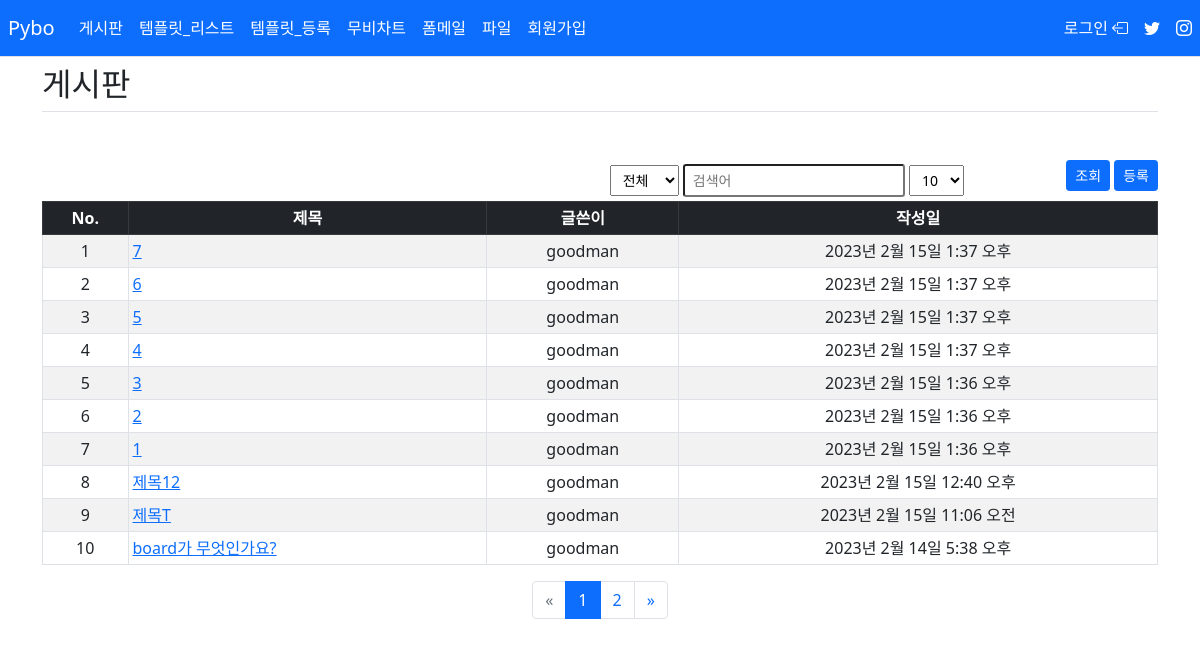
/board/, run on the app's committed database.
### board/models.py (models this page shows)
class Board(models.Model):
    id = models.AutoField(db_column='id', primary_key=True)
    subject = models.CharField(max_length=200)# 글자수 제한
    content = models.TextField() #글자수 제한이 없는 경우
    create_date = models.DateTimeField() #날짜 + 시간
    author = models.ForeignKey(User,on_delete=models.CASCADE,related_name='author_board')   #회원테이블에 사용자 정보가 삭제 되면 Question 테이블 질문도 모두 삭제
    modify_date = models.DateTimeField(blank=True, null=True) ## 데이터 베이스에서 null 허용, form.is_valid() 입력값 검증시 값이 없어도 된다. blank=True
    class Meta:
        managed = False
        db_table = 'board'
    def __str__(self):
        return self.subject

### board/views/base_views.py (the view)
# urls.py: path('',base_views.index,name='index'), #view index로 메핑
def index(request):
    page = request.GET.get('page', '1')  # 페이지
    kw = request.GET.get('kw', '')  # 검색어
    div = request.GET.get('div', '')  # 검색어구분
    size = request.GET.get('size', '10')  # 페이지 사이즈
    logging.info('page:{}'.format(page))
    logging.info('kw:{}'.format(kw))
    logging.info('div:{}'.format(div))
    logging.info('size:{}'.format(size))
    board_list = Board.objects.order_by('-create_date')  # order_by('-필드') desc, asc order_by('필드')
    if '10' == div:   #제목
        logging.info('if 10')
        board_list = board_list.filter(subject__contains=kw)
    elif '20' == div: #내용
        logging.info('elif 20')
        board_list = board_list.filter(content__contains=kw)
    elif '30' == div: #등록자
        logging.info('elif 30')
        board_list = board_list.filter(author__username__contains=kw)
    paginator = Paginator(board_list, size)
    page_obj = paginator.get_page(page)
    context = {'board_list': page_obj, 'kw':kw, 'page':page,'div':div,'size':size}
    logging.info('board_list:{}'.format(board_list))
    return render(request, 'board/board_list.html', context)

### templates/board/board_list.html (shortened to what this page needs)
    {% extends 'base.html' %}
    {% block content %}
    <div class="container">
        <div class="text-start mb-5">
            <h2 class="border-bottom py-2">게시판</h2>
        </div>
        <div class="d-grid gap-2 d-md-flex justify-content-end ">
            <div class="text-end my-1">
                <select class="form-select-sm"  id="search_div" >
                  <option selected value="">전체</option>
                </select>
                <input type="text" class="form-control-sm" id="search_kw" value="{{ kw | default_if_none:''}}"  placeholder="검색어">
                <select class="form-select-sm" id="page_size" >
                  <option value="10" {% if '10' == size %} selected {% endif %} >10</option>
                </select>
            </div>
            <div class="col-sm-2 col-md-2 col-lg-2 text-end">
                <input type="button" class="btn btn-primary btn-sm" id="btn_search" value="조회">
                <a href="{% url 'board:create' %}" class="btn btn-primary btn-sm">등록</a>
            </div>
        </div>
    </div>
    <div class="container">
        <table class="table table-striped table-hover table-bordered table-sm">
            <thead>
               <tr class="table-dark">
                <th scope="col" class="text-center">No.</th>
                <th scope="col" class="text-center">제목</th>
                <th scope="col" class="text-center">글쓴이</th>
                <th scope="col" class="text-center">작성일</th>
               </tr>
            </thead>
            <tbody>
                {% if board_list %}
                {% for board in board_list %}
                    <tr>
                        <td class="text-center">{{ forloop.counter }}</td>
                        <td class="text-start"><a href="{% url 'board:detail' board.id %}">{{board.subject}}</a></td>
                        <td class="text-center">{{board.author}}</td>
                        <td class="text-center">{{board.create_date}}</td>
                    </tr>
                {% endfor  %}
                {% else %}
                <tr>
                    <td class="text-center" colspan="99">조회된 데이터가 없습니다.</td>
                </tr>
                {% endif  %}
            </tbody>
        </table>
    </div>
    <div class="d-grid gap-2 d-md-flex justify-content-center">
        <ul class="pagination justify-content-center">
          {% if board_list.has_previous %}
          <li class="page-item">
              <a class="page-link" data-page="{{ question_list.previous_page_number }}"
                 href="javascript:void(0);">&laquo;</a>
          </li>
          {% else %}
          <li class="page-item disabled">
              <a class="page-link" aria-disabled="true" href="#">&laquo;</a>
          </li>
          {% endif%}
          {% for page_number in board_list.paginator.page_range%}
          {% if page_number >= board_list.number|add:-5 and page_number <= board_list.number|add:5 %}
          {% if page_number == board_list.number %}
          <li class="page-item active" aria-current="page">
              <a class="page-link" data-page="{{page_number}}"
                 href="javascript:void(0);">{{page_number}}</a>
          </li>
          {% else %}
          <li class="page-item " aria-current="page">
              <a class="page-link" data-page="{{page_number}}"
                 href="javascript:void(0);">{{page_number}}</a>
          </li>
          {% endif %}
          {% endif %}
          {% endfor %}
          {% if board_list.has_next %}
          <li class="page-item">
              <a class="page-link"  data-page="{{ board_list.next_page_number }}"
                 href="javascript:void(0);">&raquo;</a>
          </li>
          {% else %}
          <li class="page-item">
              <a class="page-link" tabindex="-1" aria-disabled="true"
                 href="javascript:void(0);">&raquo;</a>
          </li>
          {% endif %}
        </ul>
    </div>
    {% endblock %}

### templates/base.html (shortened to what this page needs)
{% load static %}
<!DOCTYPE html>
<html lang="ko">
<head>
    <link rel="stylesheet" type="text/css" href="{% static 'style.css' %}">
    <link rel="stylesheet" type="text/css" href="{% static 'bootstrap.min.css' %}">
    <link rel="stylesheet" href="https://cdn.jsdelivr.net/npm/bootstrap-icons@1.10.3/font/bootstrap-icons.css">
</head>
<body>
  {% include 'navbar.html' %}
  {% block content %}
  {% endblock %}
</body>
</html>

### templates/navbar.html (shortened to what this page needs)
  <nav class="navbar navbar-expand-lg  border-bottom navbar-dark bg-primary ps-2">
      <a class="navbar-brand" href="{% url 'pybo:index' %}">Pybo</a>
      <div class="collapse navbar-collapse" id="navbarNav">
        <div class="collapse navbar-collapse justify-content-start" >
            <ul class="navbar-nav">
                <li class="nav-item">
                  <a class="nav-link active" aria-current="page" href="{% url 'board:index' %}">게시판</a>
                </li>
                <li class="nav-item">
                  <a class="nav-link active" aria-current="page" href="{% url 'pybo:boot_list' %}">템플릿_리스트</a>
                </li>
                <li class="nav-item">
                  <a class="nav-link active" aria-current="page" href="{% url 'pybo:boot_reg' %}">템플릿_등록</a>
                </li>
                <li class="nav-item">
                  <a class="nav-link active" aria-current="page" href="{% url 'pybo:crawling_cgv' %}">무비차트</a>
                </li>
                <li class="nav-item">
                  <a class="nav-link active" aria-current="page" href="{% url 'common:sendmail_param' %}">폼메일</a>
                </li>
                <li class="nav-item">
                  <a class="nav-link active" aria-current="page" href="{% url 'common:upload' %}">파일</a>
                </li>
                <li class="nav-item" >
                    {% if not user.is_authenticated %}
                  <a class="nav-link active" aria-current="page"
                     href="{% url 'common:signup' %}">회원가입</a>
                    {% endif %}
                </li>
            </ul>
        </div>
      <div class="collapse navbar-collapse justify-content-end" >
          <ul class="navbar-nav">
            <li class="nav-item">
              {% if user.is_authenticated %}
              <a class="nav-link active" aria-current="page"
                 href="{% url 'common:logout' %}">{{ user.username }}
                <i class="bi bi-box-arrow-in-right"></i>
              </a>
              {% else %}
              <a class="nav-link active" aria-current="page"
                 href="{% url 'common:login' %}">로그인
                 <i class="bi bi-box-arrow-left"></i>
              </a>
              {% endif %}
            </li>
            <li class="nav-item">
                <a class="nav-link active" aria-current="page"
                 href="javascript:window.open('https://cafe.daum.net/pcwk', '_blank');">
                    <i class="bi bi-twitter"></i>
                </a>
            </li>
            <li class="nav-item">
              <a class="nav-link active" aria-current="page"
                 href="javascript:window.open('https://cafe.daum.net/pcwk', '_blank');">
                  <i class="bi bi-instagram"></i>
              </a>
            </li>
          </ul>
      </div>
    </div>
  </nav>

### data on the page
Board: subject "7", author "goodman", create_date "2023년 2월 15일 1:37 오후"
Board: subject "6", author "goodman", create_date "2023년 2월 15일 1:37 오후"
Board: subject "5", author "goodman", create_date "2023년 2월 15일 1:37 오후"
Board: subject "4", author "goodman", create_date "2023년 2월 15일 1:37 오후"
Board: subject "3", author "goodman", create_date "2023년 2월 15일 1:36 오후"
Board: subject "2", author "goodman", create_date "2023년 2월 15일 1:36 오후"
Board: subject "1", author "goodman", create_date "2023년 2월 15일 1:36 오후"
Board: subject "제목12", author "goodman", create_date "2023년 2월 15일 12:40 오후"
Board: subject "제목T", author "goodman", create_date "2023년 2월 15일 11:06 오전"
Board: subject "board가 무엇인가요?", author "goodman", create_date "2023년 2월 14일 5:38 오후"

### other printed values
{{ page_number }} "1"
{{ page_number }} "2"
